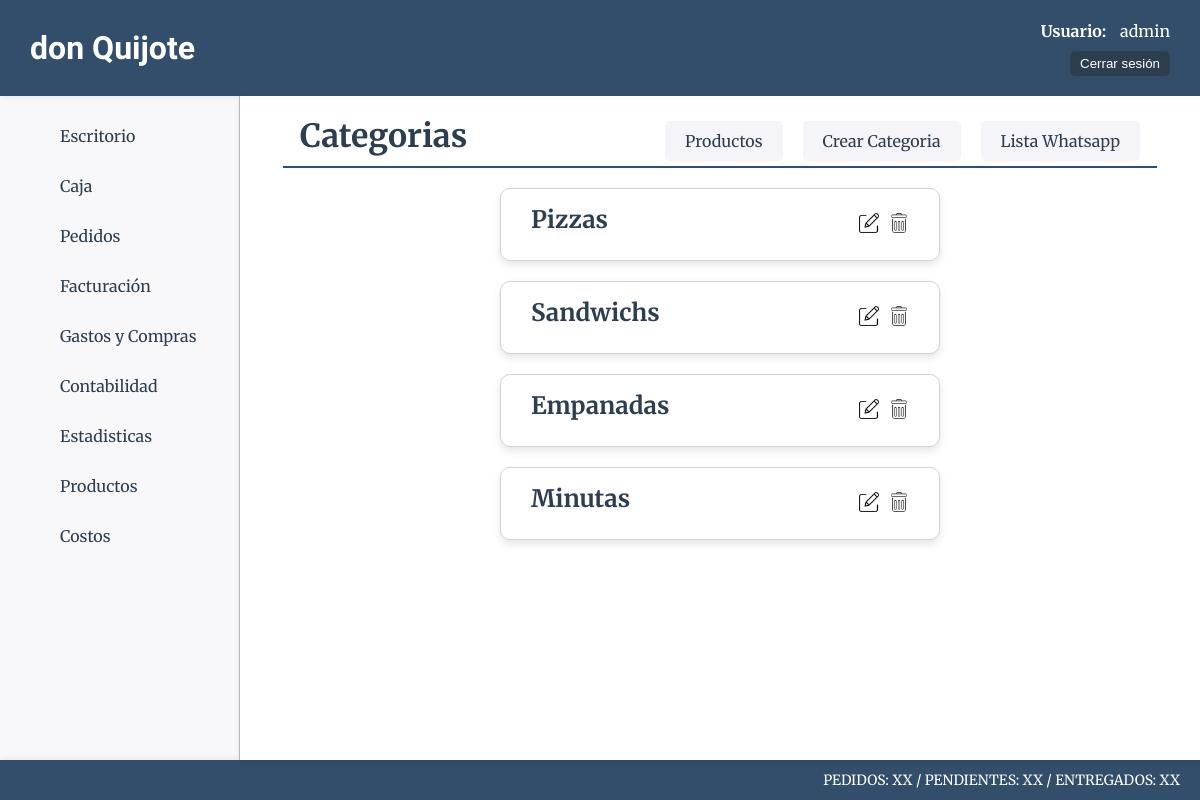
The page /productos/productos/categorias/ (signed in) on the database its author committed.
### productos/models.py (models this page shows)
class ProductoCategoria(models.Model):
    nombre=models.CharField(max_length=50)
    def __str__(self):
        return self.nombre

### productos/views.py (the view)
# urls.py: path("productos/categorias/", views.categorias, name="categorias"),
@login_required
def categorias(request):
    categorias = ProductoCategoria.objects.all()
    return render(request, "productos/productocategoria.html", {'categorias':categorias})

### carro/context_processor.py (called while the page is built)
def importe_total_carro(request):
    total = 0
    if request.user.is_authenticated:
        if 'carro' in request.session:
            for key, value in request.session["carro"].items():
                if key != "datos":
                    total = total+float(value["subtotal"])
    return {"importe_total_carro":total}

### productos/templates/productos/productocategoria.html (shortened to what this page needs)
{% extends 'core/base.html' %}
{% load static %}
{% block css %}
    <link rel="stylesheet" href="{% static 'productos/css/styles.css' %}">
{% endblock css %}
{% block titulo %}
    <div class="titulo-container">
        <div class="titulo-producto-container">
            <h1 class="main-titulo">Categorias</h1>
            <div class="productos-crear-cat">
                <a class="productos-crear" href="{% url 'productos:home' %}">Productos</a>
                <a class="productos-crear" href="{% url 'productos:categorias_create' %}">Crear Categoria</a>
                <a class="productos-crear" href="{% url 'productos:lista_wa' %}">Lista Whatsapp</a>
            </div>
        </div>
        <hr  class="main-hr"/>
    </div>
{% endblock titulo %}
{% block main %}
    <div class="categorias-container2">
        {% for categoria in categorias %}
        <div class="card-categoria-container">
            <div class="card-categ">
                <h1 class="categoria-titulo">{{ categoria }}</h1>
                <div class="producto-opciones2">
                    <a href="{% url 'productos:categorias_update' categoria.id%}"><img class="icono-opcion-producto" src="{% static 'productos/img/editar.webp' %}" alt="Editar Producto"></a>
                    <a href="{% url 'productos:categorias_delete' categoria.id%}"><img class="icono-opcion-producto" src="{% static 'productos/img/borrar.webp' %}" alt="Borrar Producto"></a>
                </div>
            </div>
        </div>
        {% endfor %}
    </div>
{% endblock main %}

### core/templates/core/components/header.html (shortened to what this page needs)
<header class="header-container">
    <h1 class="title">don Quijote</h1>
    {% if user.is_authenticated %}
    <div class="usuario-logout">
        <div class="list-link">
            <span class="usuario-label">Usuario:</span>
            <span class="usuario-nombre">{{ user.username }}</span>
        </div>
        <form action="{% url 'core:logout' %}" method="post">
            <button type="submit" class="btn-logout">Cerrar sesión</button>
        </form>
    </div>
    {% else %}
    <div class="list-link">
        <a class="header-link-app" href="{% url 'core:login' %}">Login</a>
    </div>
    {% endif %}
</header>

### core/static/core/css/styles.css (style rules this page uses)
* { padding: 0; margin: 0; box-sizing: border-box; }
body { font-family: 'Merriweather', serif; color: #333; background-color: #f4f4f9; }
.header-container { background-color: #334e6b; height: 12vh; width: 100%; display: flex; align-items: center; justify-content: space-between; padding: 0 30px; box-shadow: 0 2px 5px rgba(0, 0, 0, 0.1); }
.title { color: #fff; font-family: 'Poetsen One', sans-serif; font-size: 32px; }
.usuario-logout { display: flex; flex-direction: column; align-items: end; }
.usuario-label { color: #fff; font-weight: bold; margin-right: 10px; }
.usuario-nombre { color: #fff; }
.btn-logout { padding: 5px 10px; background-color: #2C3E50; color: #fff; border: none; border-radius: 5px; cursor: pointer; transition: background-color 0.3s ease; text-decoration: none; }
.list-link { margin-left: 20px; }
.list-link { position: relative; margin-bottom: 10px; }
.titulo-container { width: 100%; height: auto; text-align: left; border-radius: 8px; }
.main-titulo { font-size: 32px; color: #2C3E50; font-family: 'Merriweather', serif; margin-bottom: 10px; padding-left: 40px; }
.main-hr { border: none; width: 95%; height: 2px; background-color: #334e6b; margin: 0 auto; }
.titulo-producto-container { display: flex; justify-content: space-between; align-items: center; }

### productos/static/productos/css/styles.css (style rules this page uses)
.productos-crear-cat { display: flex; gap: 20px; padding-right: 40px; }
.productos-crear { border: none; color: #2C3E50; font-size: 16px; text-decoration: none; padding: 10px 20px; border-radius: 5px; background-color: #f4f4f9; transition: background-color 0.3s ease, color 0.3s ease; }
.categorias-container2 { width: 100%; margin: 0 auto; padding: 20px; display: flex; flex-direction: column; align-items: center; gap: 20px; }
.card-categoria-container { width: 50%; display: flex; flex-direction: column; }
.card-categ { display: flex; align-items: center; justify-content: space-between; padding: 15px 30px; border-radius: 10px; border: 1px solid #ced4da; background-color: #ffffff; box-shadow: 0 4px 8px rgba(0, 0, 0, 0.1); transition: transform 0.2s ease-in-out, box-shadow 0.2s ease-in-out; }
.categoria-titulo { font-size: 24px; color: #2C3E50; font-family: 'Merriweather', serif; margin-bottom: 10px; }
.icono-opcion-producto { width: 20px; height: 20px; transition: transform 0.3s ease; }
.producto-opciones2 { width: 50px; display: flex; justify-content: space-between; }

### rows shown on the page
ProductoCategoria: nombre "Pizzas"
ProductoCategoria: nombre "Sandwichs"
ProductoCategoria: nombre "Empanadas"
ProductoCategoria: nombre "Minutas"

### other values the page prints
{{ user.username }} "admin"
